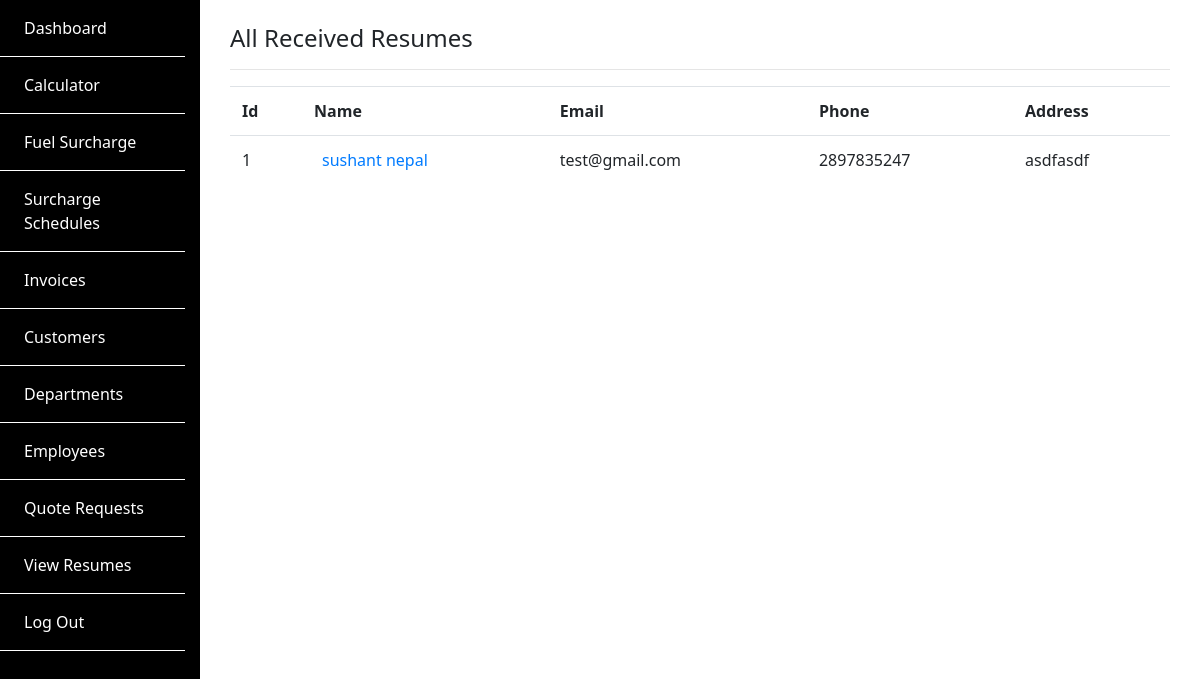
/resumes/ (signed in), run on the app's committed database.
### SiteApp/models.py (models this page shows, shortened)
class DriverResume(models.Model):
    first_name = models.CharField(max_length=50)
    middle_name = models.CharField(max_length=50, blank=True)
    last_name = models.CharField(max_length=50)
    address = models.CharField(max_length=100)
    contact = models.BigIntegerField()
    email = models.EmailField()
    experience = models.TextField()
    cover_letter = models.TextField()
    references = models.TextField()
    def get_absolute_url(self):
        return reverse('view_resume', args=[self.id])

### SiteApp/views.py (the view)
# urls.py: path('resumes/', views.ViewDriverResumes, name='view_resumes'),
@login_required
def ViewDriverResumes(request):
    resumes = DriverResume.objects.all()
    return render(request, 'SiteApp/list_driver_resumes.html', {'resumes': resumes})

### SiteApp/templates/SiteApp/list_driver_resumes.html (shortened to what this page needs)
{% extends "backend_base.html" %}
{% block content  %}
<div class="container py-4">
	<h4> All Received Resumes </h4>
	<hr>
	<table class="table">
		<tr>
			<th>Id</th>
			<th>Name</th>
			<th>Email</th>
			<th>Phone</th>
			<th>Address</th>
		</tr>
		{% for resume in resumes %}
		<tr>
			<td><span>{{resume.id}}</span></td>
			<td><a href="{{resume.get_absolute_url }}"><span class="ml-2">{{resume.first_name}}</span>  <span>{{resume.last_name}}</span></a></td>
			<td><span>{{resume.email}}</span></td>
			<td><span>{{resume.contact}}</span></td>
			<td><span>{{resume.address}}</span></td>
		</tr>
		{% endfor %}
	</table>
</div>
{% endblock %}

### SiteApp/static/SiteApp/css/style.css (style rules this page uses)
* { font-family: "Noto Sans", sans-serif; transition: all ease-in 0.2s; }
html, body { height: 100%; min-height: 100%; }

### data on the page
DriverResume: id "1", first_name "sushant", last_name "nepal", email "test@gmail.com", contact "2897835247", address "asdfasdf"
